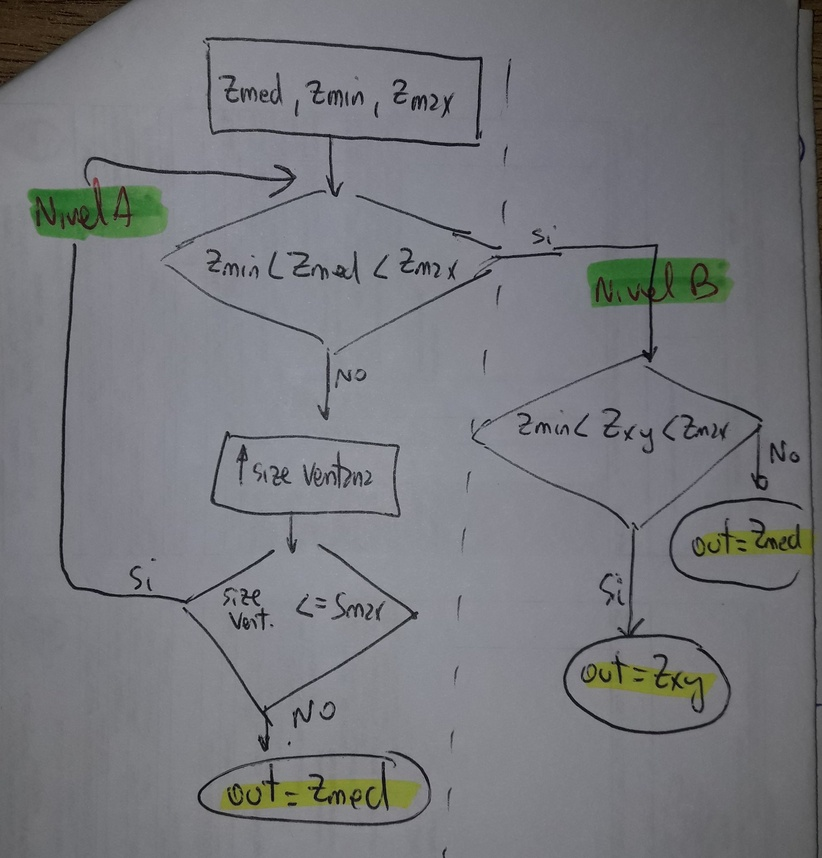
%> input picture matlab/Unidad_5/filtro adaptativo mediana.jpg, 822 x 858 px, shrunk from 1986 x 2072 before the run
$ octave ej1.m   (GNU Octave 9; MATLAB toolbox functions it lacks are replaced by stand-ins)
%> lines starting %> are read from the running program, lines starting %| are printed output that depends on the picture
### matlab/Unidad_5/ruido_sal_pimienta.m
function R = ruido_sal_pimienta (M,N,Pa,Pb)
% Genera una matriz R (MxN) de 0 (con Pa) pimienta, 1 (con Pb) sal y 0.5 (P=1-(Pa+Pb))
% Pa = probabilidad de pixeles 0, Pb = probabilidad de pixeles 1, P = probabilidad pixeles 0.5

if (Pa + Pb) > 1 %Debo chequear que Pa+Pb<1.
    error( 'La suma de probabilidades no debe exceder 1')
end

R = ones(M,N)*0.5;
X = rand(M,N) ;
R(X <= Pa)=0; %pimienta
P = Pa + Pb;
R(X > Pa & X <= P)= 1; %sal

### matlab/Unidad_5/ej1.m
% Genere ruido Gaussiano, Rayleigh, exponencial, uniforme, sal,
% pimienta, sal y pimienta y agréguelo a una imagen.
% Observar cómo se degrada la imagen.
clear all; close all;

[file,dir] = uigetfile('*.bmp;*.jpg;*.png;*.tiff;*.tif');
%> the answer given: filtro adaptativo mediana.jpg
filename = [dir,file];
info = imfinfo(filename);

switch info.ColorType
    case 'grayscale'
        I = imread(filename);

    case 'truecolor'
        I = imread(filename);
%> I is the input picture: size 858x822x3 uint8; mean R, G, B 119.5, 120.8, 124.9
        I = rgb2gray(I);
%> I: size 858x822 uint8

    case 'indexed'
        [l,map] = imread(filename);
        I = ind2gray(l,map);
end

% Imagen a double / Filas y Columnas
I = im2double(I);
%> I: size 858x822 double
[M, N] = size(I);
%> M = 858; N = 822

% Media y desvio
med = 0.5; desv = 0.3;

% Ruido Gaussiano
RGa = med + desv * randn(M,N);
O1 = I + RGa;
O1 = max(min(O1, 1), 0); % Clampeo el rango entre 0 y 1

% Ruido de Rayleigh
RRa = med + sqrt(-desv * log(1-rand(M,N)));
O2 = I + RRa;
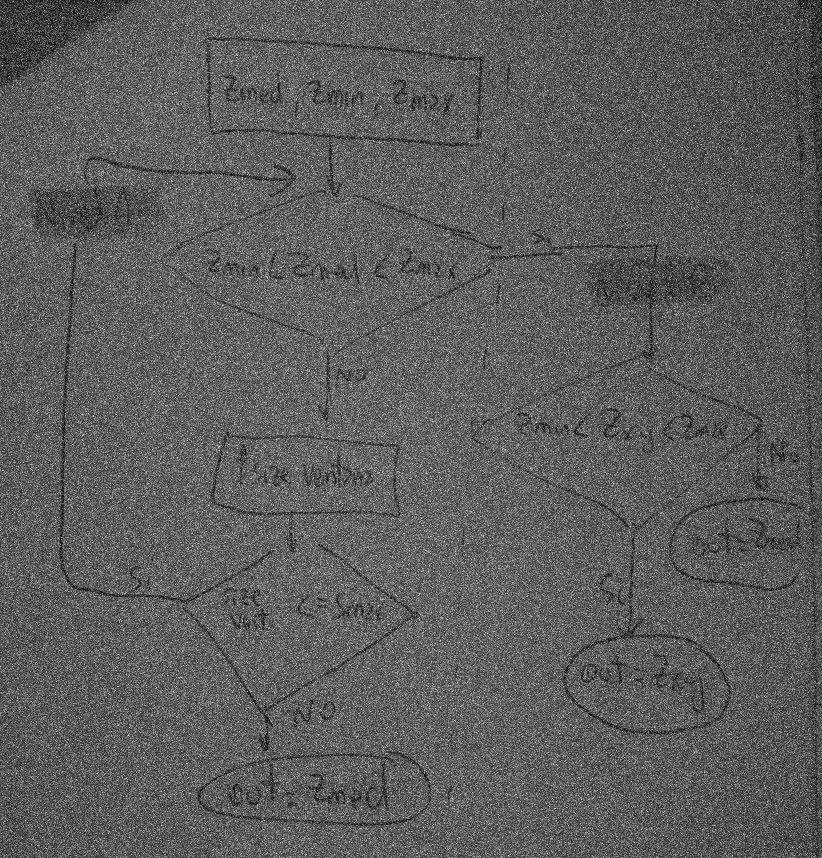
%> O2: size 858x822 double; min 0.567, max 2.98, mean 1.46; drawn with min black and max white
O2 = max(min(O2, 1), 0); % Clampeo el rango entre 0 y 1

% Ruido Exponencial
REx = (-1/med)*log(1-rand(M,N));
O3 = I + REx;
O3 = max(min(O3, 1), 0); % Clampeo el rango entre 0 y 1

% Ruido Uniforme
RUn = med +(desv - med)*rand(M,N);
O4 = I + RUn;
O4 = max(min(O4, 1), 0); % Clampeo el rango entre 0 y 1
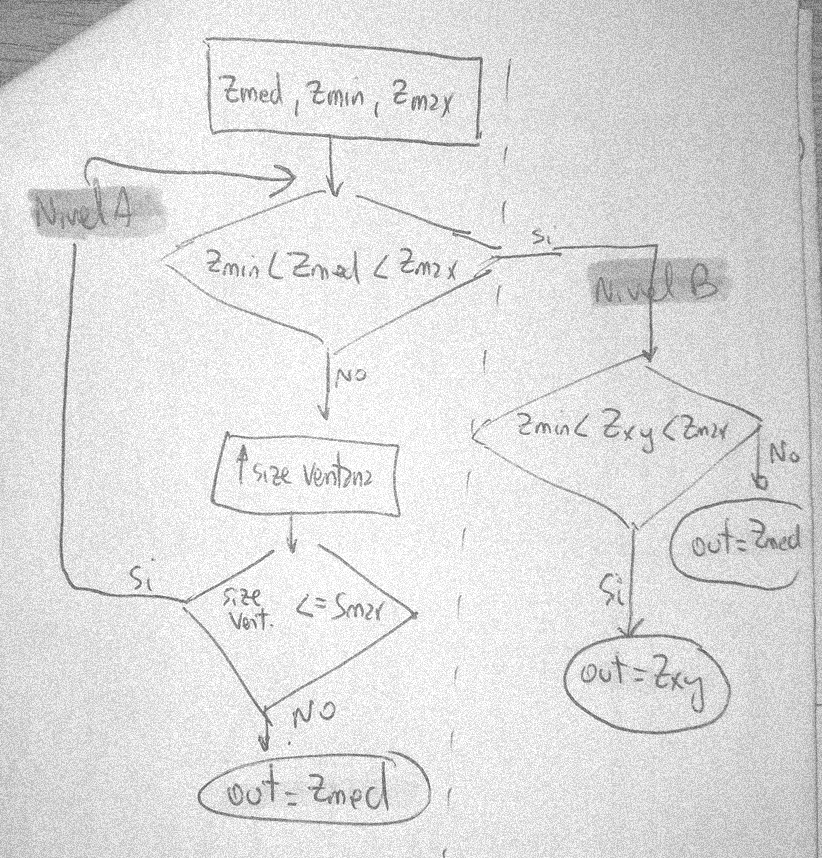
%> O4: size 858x822 double; min 0.306, max 1, mean 0.872

% Ruido sal(no hay pimienta)
RS = ruido_sal_pimienta(M,N,0,0.02);
%> in ruido_sal_pimienta, `R(X <= Pa)=0;`: R: size 858x822 double; every value is 0.5
%> in ruido_sal_pimienta, `R(X > Pa & X <= P)= 1;`:
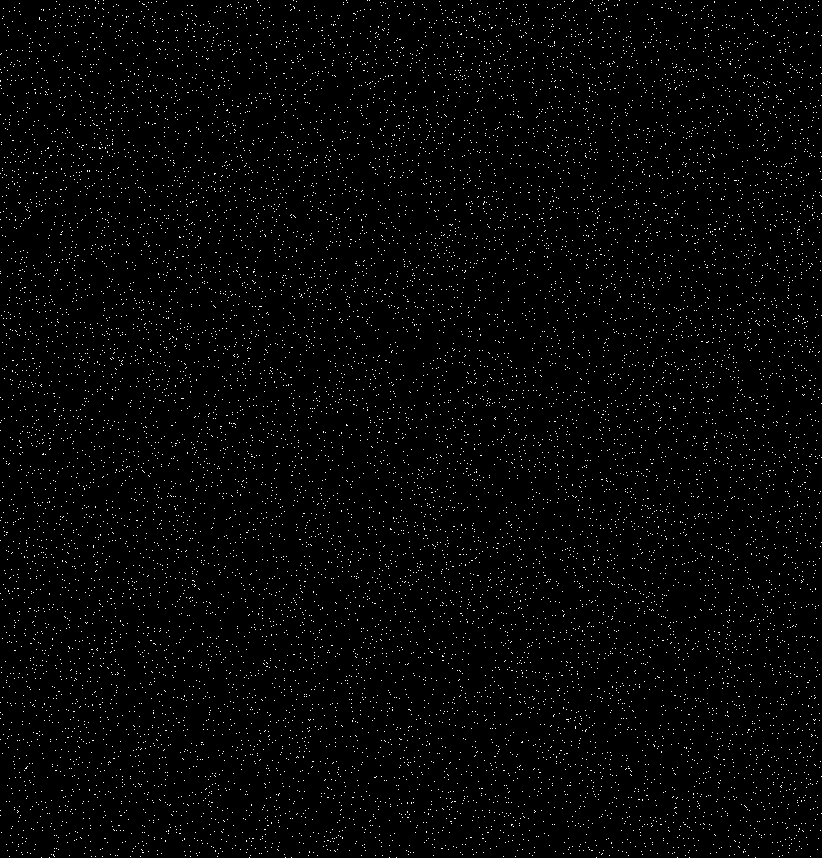
%> R: size 858x822 double; values 0.5 (black) and 1 (white), 2% white in thin lines or dots
O5 = I;
ixs = find(RS == 1);
%> ixs = 14158 values from 55 to 705232
O5(ixs) = 1;
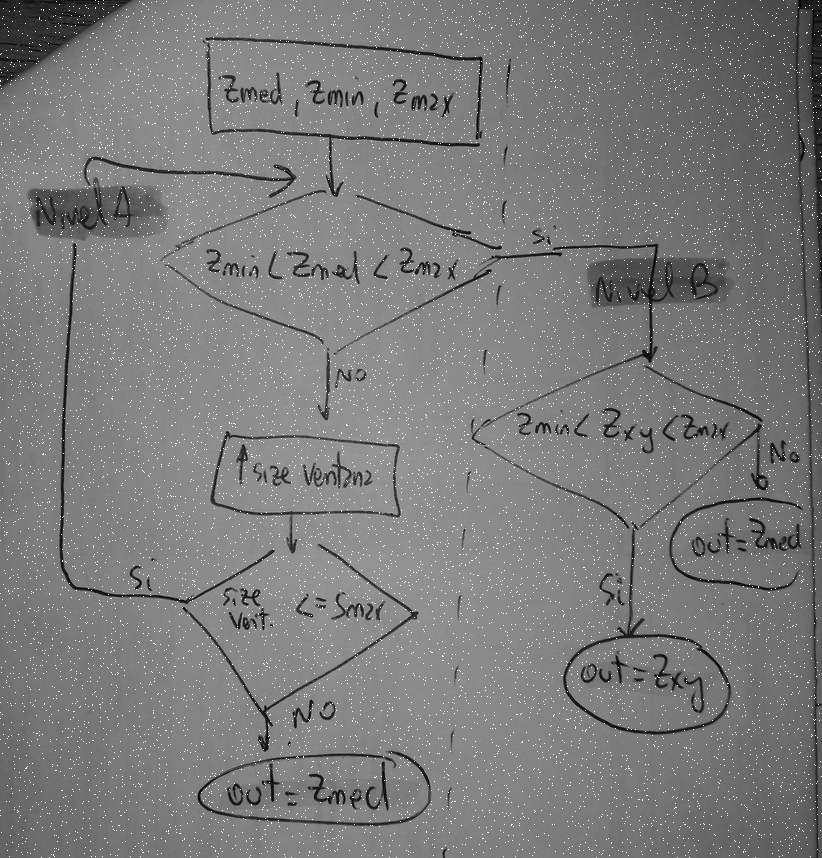
%> O5: size 858x822 double; min 0, max 1, mean 0.484

% Ruido pimienta(no hay sal)
RP = ruido_sal_pimienta(M,N,0.02,0);
%> in ruido_sal_pimienta (call 2), `R(X <= Pa)=0;`: R: size 858x822 double; values 0 (black) and 0.5 (white), 98% white; black in thin lines or dots
O6 = I;
ixp = find(RP == 0);
%> ixp = 13944 values from 1 to 705095
O6(ixp) = 0;
%> O6: size 858x822 double; min 0, max 0.659, mean 0.464

% Ruido sal y pimienta
RSP = ruido_sal_pimienta(M,N,0.02,0.01);
%> call 3 of ruido_sal_pimienta, with M = 858, N = 822, Pa = 0.02, Pb = 0.01
%> in ruido_sal_pimienta (call 3), `R(X > Pa & X <= P)= 1;`:
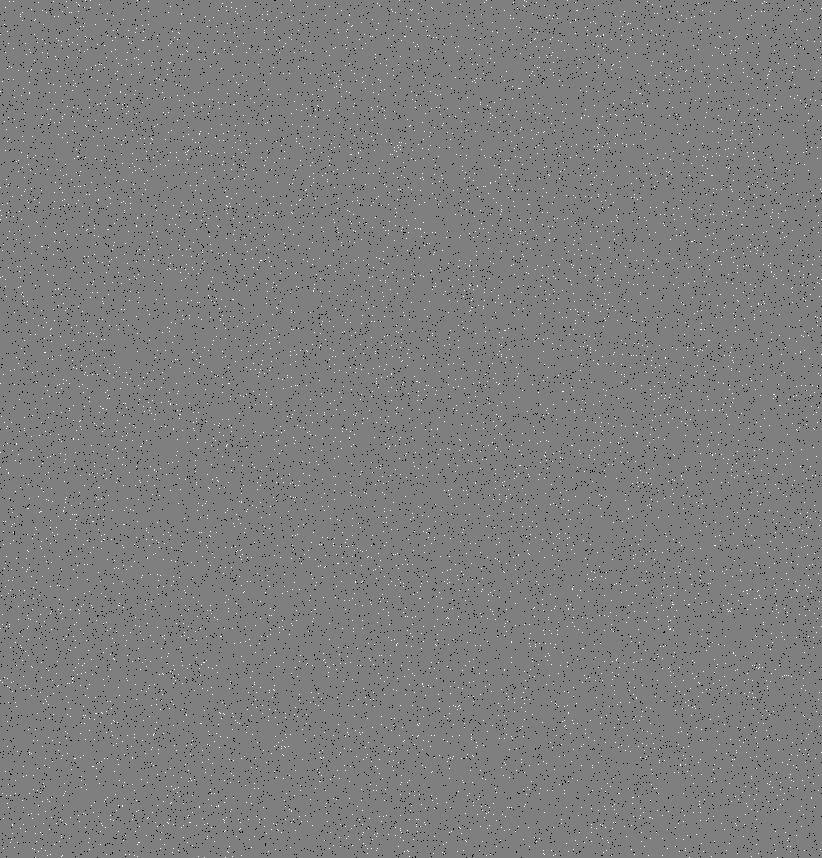
%> R: size 858x822 double; min 0, max 1, mean 0.495
O7 = I;
ixsp1 = find(RSP == 0);
%> ixsp1 = 14070 values from 15 to 705235
ixsp2 = find(RSP == 1);
%> ixsp2 = 7093 values from 35 to 705171
O7(ixsp1) = 0;
O7(ixsp2) = 1;
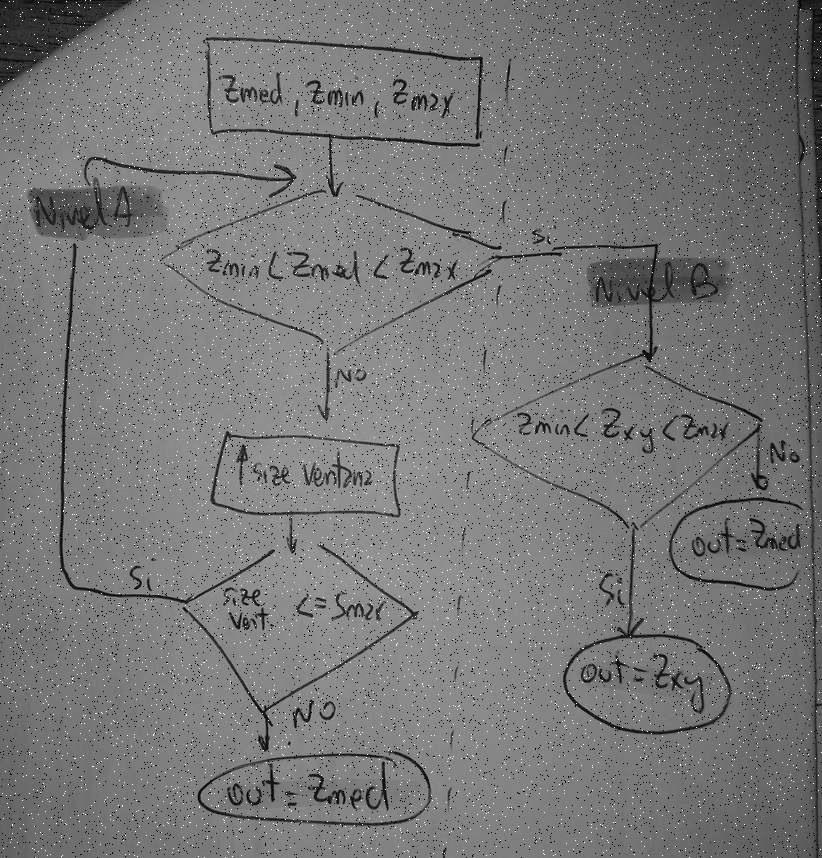
%> O7: size 858x822 double; min 0, max 1, mean 0.47

% Plots
subplot(2,4,1); imshow(I); title('Imagen original');
subplot(2,4,2); imshow(O1); title('Ruido Gaussiano');
subplot(2,4,3); imshow(O2); title('Ruido de Rayleigh');
subplot(2,4,4); imshow(O3); title('Ruido Exponencial');
subplot(2,4,5); imshow(O4); title('Ruido Uniforme');
subplot(2,4,6); imshow(O5); title('Ruido Sal');
subplot(2,4,7); imshow(O6); title('Ruido Pimienta');
subplot(2,4,8); imshow(O7); title('Ruido Sal y Pimienta');
